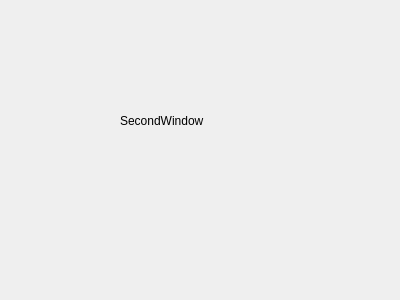
<?xml version="1.0" encoding="UTF-8"?>
<ui version="4.0">
 <class>SecondWindow</class>
 <widget class="QDialog" name="SecondWindow">
  <property name="geometry">
   <rect>
    <x>0</x>
    <y>0</y>
    <width>400</width>
    <height>300</height>
   </rect>
  </property>
  <property name="windowTitle">
   <string>Dialog</string>
  </property>
  <widget class="QLabel" name="label">
   <property name="geometry">
    <rect>
     <x>120</x>
     <y>110</y>
     <width>111</width>
     <height>21</height>
    </rect>
   </property>
   <property name="text">
    <string>SecondWindow</string>
   </property>
  </widget>
 </widget>
 <resources/>
 <connections/>
</ui>
